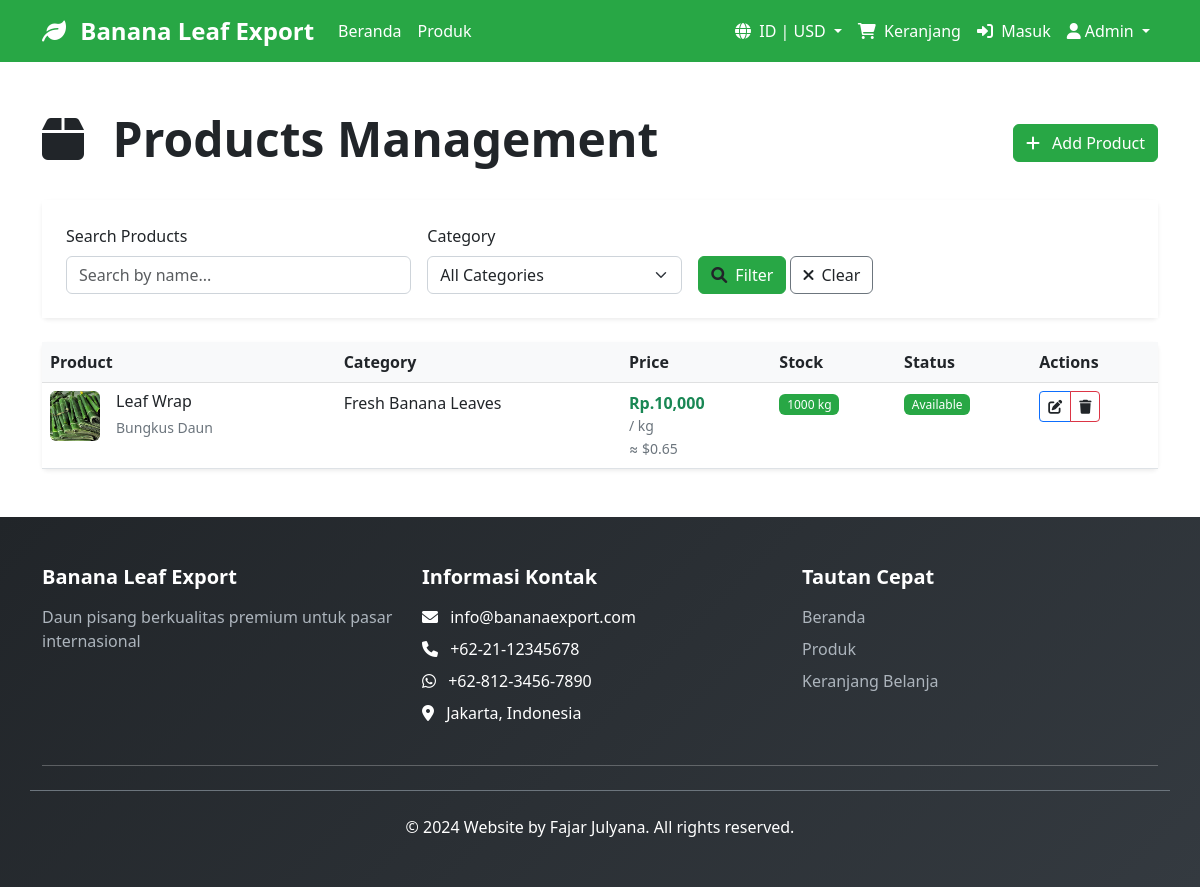
Screenshot of /admin/products (signed in) with the database file from the repository.
### models.py (models this page shows)
class Product(db.Model):
    __tablename__ = 'product'
    id = db.Column(db.Integer, primary_key=True)
    name_en = db.Column(db.String(200), nullable=False)
    name_id = db.Column(db.String(200), nullable=False)
    description_en = db.Column(db.Text)
    description_id = db.Column(db.Text)
    price_usd = db.Column(db.Numeric(10, 2), nullable=False)
    price_idr = db.Column(db.Numeric(15, 2), nullable=False)
    category_id = db.Column(db.Integer, db.ForeignKey('category.id'), nullable=False)
    stock_quantity = db.Column(db.Integer, default=0)
    min_order_quantity = db.Column(db.Integer, default=1)
    unit = db.Column(db.String(50), default='kg')
    image_url = db.Column(db.String(500))
    is_available = db.Column(db.Boolean, default=True)
    created_at = db.Column(db.DateTime, default=datetime.utcnow)
    updated_at = db.Column(db.DateTime, default=datetime.utcnow, onupdate=datetime.utcnow)
    category = db.relationship('Category', back_populates='products')

class Category(db.Model):
    __tablename__ = 'category'
    id = db.Column(db.Integer, primary_key=True)
    name_en = db.Column(db.String(100), nullable=False)
    name_id = db.Column(db.String(100), nullable=False)
    description_en = db.Column(db.Text)
    description_id = db.Column(db.Text)
    created_at = db.Column(db.DateTime, default=datetime.utcnow)
    products = db.relationship('Product', back_populates='category', lazy=True)

### admin_routes.py (the view)
@admin.route('/products')
@login_required
def products():
    page = request.args.get('page', 1, type=int)
    search = request.args.get('search', '')
    category_id = request.args.get('category')
    query = Product.query
    if search:
        query = query.filter(Product.name_en.contains(search) | Product.name_id.contains(search))
    if category_id:
        query = query.filter_by(category_id=category_id)
    products = query.order_by(Product.created_at.desc()).paginate(
        page=page, per_page=10, error_out=False
    )
    categories = Category.query.all()
    return render_template('admin/products.html',
                         products=products,
                         categories=categories,
                         search=search,
                         selected_category=category_id)

### app.py (called while the page is built)
@login_manager.user_loader
def load_user(user_id):
    from models import Admin
    return Admin.query.get(int(user_id))

### routes.py (called while the page is built)
@app.context_processor
def utility_processor():
    return dict(
        format_currency=format_currency,
        get_product_price=get_product_price,
        convert_currency=convert_currency,
        USD_TO_IDR_RATE=USD_TO_IDR_RATE
    )

### templates/admin/products.html (shortened to what this page needs)
{% extends "base.html" %}
{% block content %}
<div class="container my-5">
    <div class="row mb-4">
        <div class="col-12">
            <div class="d-flex justify-content-between align-items-center">
                <div>
                    <h1 class="display-5 fw-bold">
                        <i class="fas fa-box me-3"></i>
                        Products Management
                    </h1>
                </div>
                <div>
                    {% if not action %}
                    <button type="button" class="btn btn-success" data-bs-toggle="modal" data-bs-target="#addProductModal">
                        <i class="fas fa-plus me-2"></i>
                        Add Product
                    </button>
                    {% endif %}
                </div>
            </div>
        </div>
    </div>
    {% if not action %}
    <div class="row mb-4">
        <div class="col-12">
            <div class="card border-0 shadow-sm">
                <div class="card-body p-4">
                    <form method="GET" class="row g-3 align-items-end">
                        <div class="col-md-4">
                            <label for="search" class="form-label">Search Products</label>
                            <input type="text" name="search" class="form-control" value="{{ search }}"
                                   placeholder="Search by name...">
                        </div>
                        <div class="col-md-3">
                            <label for="category" class="form-label">Category</label>
                            <select name="category" class="form-select">
                                <option value="">All Categories</option>
                            </select>
                        </div>
                        <div class="col-md-3">
                            <button type="submit" class="btn btn-primary">
                                <i class="fas fa-search me-2"></i>Filter
                            </button>
                            <a href="{{ url_for('admin.products') }}" class="btn btn-outline-secondary">
                                <i class="fas fa-times me-2"></i>Clear
                            </a>
                        </div>
                    </form>
                </div>
            </div>
        </div>
    </div>
    <div class="row">
        <div class="col-12">
            <div class="card border-0 shadow-sm">
                <div class="card-body p-0">
                    {% if products.items %}
                    <div class="table-responsive">
                        <table class="table table-hover mb-0">
                            <thead class="table-light">
                                <tr>
                                    <th>Product</th>
                                    <th>Category</th>
                                    <th>Price</th>
                                    <th>Stock</th>
                                    <th>Status</th>
                                    <th>Actions</th>
                                </tr>
                            </thead>
                            <tbody>
                                {% for product in products.items %}
                                <tr>
                                    <td>
                                        <div class="d-flex align-items-center">
                                            {% if product.image_url %}
                                            <img src="{{ product.image_url }}" alt="{{ product.name_en }}"
                                                 class="rounded me-3" style="width: 50px; height: 50px; object-fit: cover;">
                                            {% else %}
                                            <div class="bg-success bg-opacity-10 rounded me-3 d-flex align-items-center justify-content-center"
                                                 style="width: 50px; height: 50px;">
                                                <i class="fas fa-leaf text-success"></i>
                                            </div>
                                            {% endif %}
                                            <div>
                                                <h6 class="mb-1">{{ product.name_en }}</h6>
                                                <small class="text-muted">{{ product.name_id }}</small>
                                            </div>
                                        </div>
                                    </td>
                                    <td>{{ product.category.name_en }}</td>
                                    <td>
                                        <span class="fw-bold text-success">Rp.{{ "{:,.0f}".format(product.price_idr if product.price_idr else 0) }}</span>
                                        <small class="text-muted d-block">/ {{ product.unit }}</small>
                                        <small class="text-muted">≈ ${{ "{:,.2f}".format((product.price_idr if product.price_idr else 0) / 15300) }}</small>
                                    </td>
                                    <td>
                                        {% if product.stock_quantity > 0 %}
                                            <span class="badge bg-success">{{ product.stock_quantity }} {{ product.unit }}</span>
                                        {% else %}
                                            <span class="badge bg-danger">Out of Stock</span>
                                        {% endif %}
                                    </td>
                                    <td>
                                        {% if product.is_available %}
                                            <span class="badge bg-success">Available</span>
                                        {% else %}
                                            <span class="badge bg-secondary">Unavailable</span>
                                        {% endif %}
                                    </td>
                                    <td>
                                        <div class="btn-group" role="group">
                                            <button type="button" class="btn btn-sm btn-outline-primary"
                                                    onclick="editProduct({{ product.id }})">
                                                <i class="fas fa-edit"></i>
                                            </button>
                                            <a href="{{ url_for('admin.delete_product', product_id=product.id) }}"
                                               class="btn btn-sm btn-outline-danger"
                                               onclick="return confirm('Are you sure you want to delete this product?')">
                                                <i class="fas fa-trash"></i>
                                            </a>
                                        </div>
                                    </td>
                                </tr>
                                {% endfor %}
                            </tbody>
                        </table>
                    </div>
                    {% endif %}
                </div>
            </div>
        </div>
    </div>
    {% endif %}
</div>
{% endblock %}

### static/css/style.css (style rules this page uses)
:root { --success-light: #d4edda; --success-dark: #0f5132; --export-green: #198754; --export-green-light: #20c997; --text-primary: #212529; --text-secondary: #6c757d; --text-white: #ffffff; --bg-light: #f8f9fa; --bg-white: #ffffff; }
body { color: var(--text-primary) !important; background-color: var(--bg-white); }
.form-control, .form-select { color: var(--text-primary) !important; background-color: var(--bg-white) !important; border-color: #ced4da !important; }
.form-label { color: var(--text-primary) !important; font-weight: 500; }
.table { color: var(--text-primary) !important; background-color: var(--bg-white) !important; }
.table th { color: var(--text-primary) !important; background-color: var(--bg-light) !important; border-top: none; font-weight: 600; }
.table td { color: var(--text-primary) !important; background-color: var(--bg-white) !important; }
.table-light th { color: var(--text-primary) !important; background-color: var(--bg-light) !important; font-weight: 600; }
.badge { font-weight: 500; color: var(--text-white) !important; }
.card { border: 0; transition: box-shadow 0.3s ease; background-color: var(--bg-white) !important; color: var(--text-primary) !important; }
.card * { color: var(--text-primary) !important; }
.card-body { color: var(--text-primary) !important; background-color: var(--bg-white) !important; }
.display-5 { font-weight: 700; color: var(--text-primary) !important; }
.text-success { color: var(--export-green) !important; }
.bg-success { background-color: var(--export-green) !important; color: var(--text-white) !important; }
.text-muted { color: var(--text-secondary) !important; }
.btn-primary { background-color: #0d6efd !important; border-color: #0d6efd !important; color: var(--text-white) !important; }
.btn-success { background-color: var(--export-green) !important; border-color: var(--export-green) !important; color: var(--text-white) !important; }
small { color: var(--text-secondary) !important; opacity: 1; }
h1, h2, h3, h4, h5, h6 { color: var(--text-primary) !important; }
span { color: inherit; }
div { color: inherit; }
td, th { color: var(--text-primary) !important; }
label { color: var(--text-primary) !important; }
.row * { color: inherit; }

### rows the page displays
Product: image_url (picture), name_en "Leaf Wrap", name_id "Bungkus Daun", category.name_en "Fresh Banana Leaves", price_idr "10,000", unit "kg", (product.price_idrifproduct.price_idrelse0)/15300 "0.65", stock_quantity "1000", is_available "Available"

### other values shown
{{ 'Home' if lang == 'en' else 'Beranda' }} "Beranda"
{{ 'Products' if lang == 'en' else 'Produk' }} "Produk"
{{ 'EN' if lang == 'en' else 'ID' }} "ID"
{{ currency if currency else 'USD' }} "USD"
{{ 'Cart' if lang == 'en' else 'Keranjang' }} "Keranjang"
{{ 'Login' if lang == 'en' else 'Masuk' }} "Masuk"
{{ 'Contact Information' if lang == 'en' else 'Informasi Kontak' }} "Informasi Kontak"
{{ 'Quick Links' if lang == 'en' else 'Tautan Cepat' }} "Tautan Cepat"
{{ 'Shopping Cart' if lang == 'en' else 'Keranjang Belanja' }} "Keranjang Belanja"
